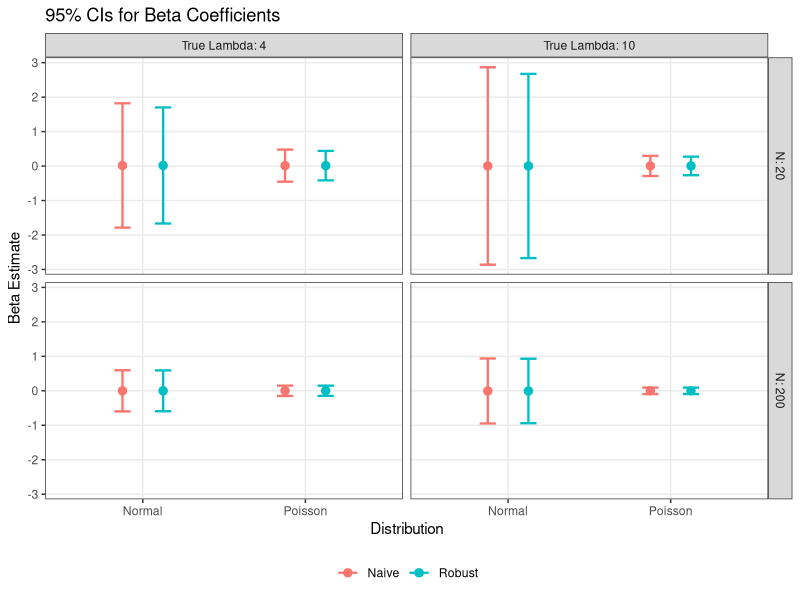

The R script that drew this image:
## ---- chunk 1
knitr::opts_chunk$set(echo = FALSE, message = FALSE, warning = FALSE)

#Library
library(tidyverse)
library(sandwich)
library(flextable)
## ---- chunk 2
#Chunk Dedicated to reading in Data
#Read in Data sets from project folder
x_data_n20 <- read.csv("x_n20-1.csv")
x_data_n200 <- read.csv("x_n200.csv")

#Extract data sets as vectors
x_n20 <- x_data_n20$x
x_n200 <- x_data_n200$x
## ---- chunk 3
#Chunk dedicated to Simulation Function
# Function to run the simulation for a specific scenario
run_simulation <- function(n_size, lambda_true, iterations = 2000) {
  # Select the correct predictor variable based on sample size (N)
  if (n_size == 20) {
    x <- x_n20
  } else if (n_size == 200) {
    x <- x_n200
  } else {
    stop("Sample size must be 20 or 200.")
  }
  #Results Storage data frame
  results <- data.frame(
    iter = 1:iterations,
    bias_pois = numeric(iterations),
    bias_norm = numeric(iterations),
    beta_pois = numeric(iterations),
    beta_norm = numeric(iterations),
    var_naive_pois = numeric(iterations),
    var_naive_norm = numeric(iterations),
    var_robust_pois = numeric(iterations),
    var_robust_norm = numeric(iterations)
  )
  #Set Up Design Matrix and Set Seed
  new_data <- data.frame(intercept = 1, x = x)
  set.seed(49)
  for (i in 1:iterations) {
    #Simulate Data
    #Generating y from Poisson distribution with true lambda
    y <- rpois(n_size, lambda_true)
    dat <- data.frame(y = y, x = x)
    #Fit Models
    fit_pois <- glm(y ~ x, family = poisson, data = dat)
    fit_norm <- glm(y ~ x, family = gaussian, data = dat)
    #Calculate Bias
    pred_pois <- predict(fit_pois, newdata = new_data, type = "response")
    pred_norm <- predict(fit_norm, newdata = new_data, type = "response")
    results$bias_pois[i] <- mean(pred_pois) - lambda_true
    results$bias_norm[i] <- mean(pred_norm) - lambda_true
    #Store Betas
    results$beta_pois[i] <- coef(fit_pois)[2]
    results$beta_norm[i] <- coef(fit_norm)[2]
    #Calculate Variances
    results$var_naive_pois[i] <- vcov(fit_pois)[2, 2]
    results$var_naive_norm[i] <- vcov(fit_norm)[2, 2]
    results$var_robust_pois[i] <- sandwich(fit_pois)[2, 2]
    results$var_robust_norm[i] <- sandwich(fit_norm)[2, 2]
  }
  #Add scenario labels for aggregation
  results$N <- n_size
  results$True_Lambda <- lambda_true

  return(results)
}
## ---- chunk 4
#Chunk Dedicated to Running Simulations - should take about a minute
#Scenario 1: N=20, Lambda=4
sim1 <- run_simulation(n_size = 20, lambda_true = 4)

#Scenario 2: N=20, Lambda=10
sim2 <- run_simulation(n_size = 20, lambda_true = 10)

#Scenario 3: N=200, Lambda=4
sim3 <- run_simulation(n_size = 200, lambda_true = 4)

#Scenario 4: N=200, Lambda=10
sim4 <- run_simulation(n_size = 200, lambda_true = 10)

#Combine all results into one data frame
all_sims <- rbind(sim1, sim2, sim3, sim4)
## ---- chunk 5
#Summarize Bias
bias_summary <- all_sims %>%
  group_by(N, True_Lambda) %>%
  summarise(
    Avg_Bias_Poisson = mean(bias_pois),
    Avg_Bias_Normal = mean(bias_norm)
  ) %>%
  ungroup()

#Create formatted table
flextable(bias_summary) %>%
  set_caption("Table 1: Mean Bias of Lambda Hat by Scenario") %>%
  #Rename headers
  set_header_labels(
    N = "Sample Size (N)",
    True_Lambda = "True Lambda",
    Avg_Bias_Poisson = "Avg. Bias (Poisson)",
    Avg_Bias_Normal = "Avg. Bias (Normal)"
  ) %>%
  # Rounding: N and Lambda to 1 decimal
  colformat_double(j = c("N", "True_Lambda"), digits = 0) %>%
  # Rounding: Bias columns to 3 decimals
  colformat_double(j = c("Avg_Bias_Poisson", "Avg_Bias_Normal"), digits = 4) %>%
  autofit() %>%
  theme_vanilla() %>%
  bg(bg = "#EFEFEF", part = "header") %>%
  align(align = "center", part = "all")
## ---- chunk 6
#Chunk dedicated to Variances Flex table
#Summarize Variances
var_summary <- all_sims %>%
  group_by(N, True_Lambda) %>%
  summarise(
    Avg_Naive_Var_Pois = mean(var_naive_pois),
    Avg_Robust_Var_Pois = mean(var_robust_pois),
    Avg_Naive_Var_Norm = mean(var_naive_norm),
    Avg_Robust_Var_Norm = mean(var_robust_norm)
  ) %>%
  ungroup()

#Create Flex table
ft <- flextable(var_summary) %>%
  set_caption(
    "Table 2:
    Comparison of Naïve and Robust Variances under Model Misspecification"
  ) %>%
  set_header_labels(
    N = "N",
    True_Lambda = "Lambda",
    Avg_Naive_Var_Pois = "Pois (Naive)",
    Avg_Robust_Var_Pois = "Pois (Robust)",
    Avg_Naive_Var_Norm = "Norm (Naive)",
    Avg_Robust_Var_Norm = "Norm (Robust)"
  ) %>%
  colformat_double(j = c("N", "True_Lambda"), digits = 0) %>%
  colformat_double(j = c("Avg_Naive_Var_Pois", "Avg_Robust_Var_Pois",
                         "Avg_Naive_Var_Norm",
                         "Avg_Robust_Var_Norm"), digits = 3) %>%
  theme_vanilla() %>%
  autofit() %>%
  fontsize(size = 10, part = "all") %>%
  bg(bg = "#EFEFEF", part = "header") %>%
  align(align = "center", part = "all")

ft
## ---- chunk 7
#Summarize and Reshape Data
plot_data <- all_sims %>%
  group_by(N, True_Lambda) %>%
  summarise(
    Mean_Beta_Pois = mean(beta_pois),
    SE_Naive_Pois = mean(sqrt(var_naive_pois)), 
    SE_Robust_Pois = mean(sqrt(var_robust_pois)),
    Mean_Beta_Norm = mean(beta_norm),
    SE_Naive_Norm = mean(sqrt(var_naive_norm)),
    SE_Robust_Norm = mean(sqrt(var_robust_norm))
  ) %>%
  pivot_longer(cols = starts_with("Mean"), names_to = "Model", values_to = "Beta") %>%
  mutate(Model = ifelse(grepl("Pois", Model), "Poisson", "Normal"))

plot_data$SE_Naive <- ifelse(plot_data$Model == "Poisson", plot_data$SE_Naive_Pois, plot_data$SE_Naive_Norm)
plot_data$SE_Robust <- ifelse(plot_data$Model == "Poisson", plot_data$SE_Robust_Pois, plot_data$SE_Robust_Norm)

plot_data_final <- plot_data %>%
  pivot_longer(cols = c("SE_Naive", "SE_Robust"), names_to = "Variance_Type", values_to = "SE") %>%
  mutate(
    Variance_Type = ifelse(Variance_Type == "SE_Naive", "Naive", "Robust"),
    LB = Beta - 1.96 * SE, 
    UB = Beta + 1.96 * SE
  ) %>%
  rename(`True Lambda` = True_Lambda)

#Plot
ggplot(plot_data_final, aes(x = Model, y = Beta, color = Variance_Type)) +
  geom_point(position = position_dodge(width = 0.5), size = 2.5) +
  geom_errorbar(aes(ymin = LB, ymax = UB), width = 0.2, position = position_dodge(width = 0.5), size = 0.8) +
  facet_grid(N ~ `True Lambda`, labeller = label_both) + 
  labs(
    title = "95% CIs for Beta Coefficients",
    y = "Beta Estimate",
    x = "Distribution"
  ) +
  theme_bw(base_size = 11) + 
  theme(
    legend.position = "bottom",
    legend.title = element_blank(),
    panel.grid.minor = element_blank() 
  )
